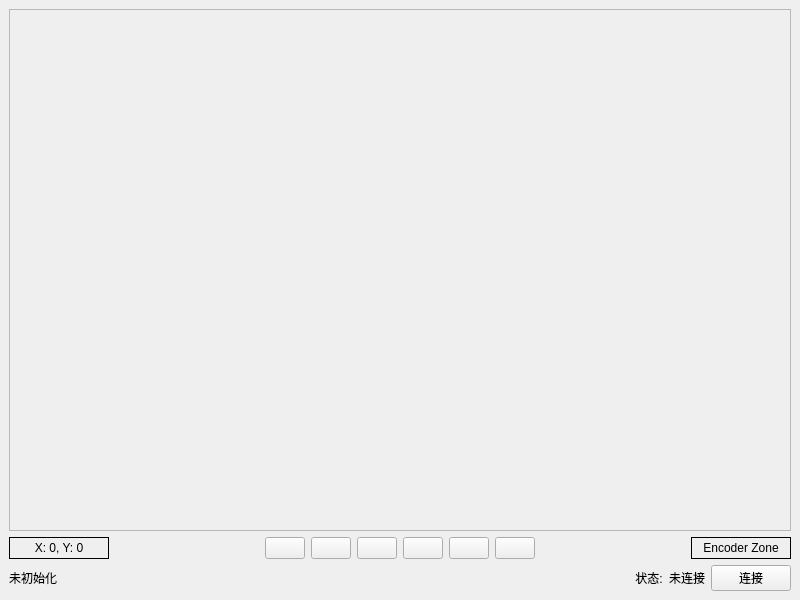
<?xml version="1.0" encoding="UTF-8"?>
<ui version="4.0">
 <class>MainWindow</class>
 <widget class="QMainWindow" name="MainWindow">
  <property name="geometry">
   <rect>
    <x>0</x>
    <y>0</y>
    <width>800</width>
    <height>600</height>
   </rect>
  </property>
  <property name="mouseTracking">
   <bool>true</bool>
  </property>
  <property name="tabletTracking">
   <bool>true</bool>
  </property>
  <property name="windowTitle">
   <string>Virtual LCD</string>
  </property>
  <widget class="QWidget" name="centralwidget">
   <layout class="QVBoxLayout" name="verticalLayout_2" stretch="1,0,0">
    <item>
     <widget class="QFrame" name="frame">
      <property name="mouseTracking">
       <bool>true</bool>
      </property>
      <property name="tabletTracking">
       <bool>true</bool>
      </property>
      <property name="frameShape">
       <enum>QFrame::StyledPanel</enum>
      </property>
      <property name="frameShadow">
       <enum>QFrame::Plain</enum>
      </property>
      <layout class="QVBoxLayout" name="verticalLayout">
       <item>
        <widget class="QLabel" name="labelImage">
         <property name="mouseTracking">
          <bool>true</bool>
         </property>
         <property name="tabletTracking">
          <bool>true</bool>
         </property>
         <property name="text">
          <string/>
         </property>
        </widget>
       </item>
      </layout>
     </widget>
    </item>
    <item>
     <layout class="QHBoxLayout" name="horizontalLayout_5">
      <item>
       <widget class="QLabel" name="labelPos">
        <property name="minimumSize">
         <size>
          <width>100</width>
          <height>0</height>
         </size>
        </property>
        <property name="frameShape">
         <enum>QFrame::Box</enum>
        </property>
        <property name="text">
         <string>X: 0, Y: 0</string>
        </property>
        <property name="alignment">
         <set>Qt::AlignCenter</set>
        </property>
       </widget>
      </item>
      <item>
       <spacer name="horizontalSpacer_3">
        <property name="orientation">
         <enum>Qt::Horizontal</enum>
        </property>
        <property name="sizeHint" stdset="0">
         <size>
          <width>40</width>
          <height>20</height>
         </size>
        </property>
       </spacer>
      </item>
      <item>
       <widget class="QPushButton" name="pushButton_0">
        <property name="maximumSize">
         <size>
          <width>60</width>
          <height>16777215</height>
         </size>
        </property>
        <property name="focusPolicy">
         <enum>Qt::NoFocus</enum>
        </property>
        <property name="text">
         <string/>
        </property>
       </widget>
      </item>
      <item>
       <widget class="QPushButton" name="pushButton_1">
        <property name="maximumSize">
         <size>
          <width>60</width>
          <height>16777215</height>
         </size>
        </property>
        <property name="focusPolicy">
         <enum>Qt::NoFocus</enum>
        </property>
        <property name="text">
         <string/>
        </property>
       </widget>
      </item>
      <item>
       <widget class="QPushButton" name="pushButton_2">
        <property name="maximumSize">
         <size>
          <width>60</width>
          <height>16777215</height>
         </size>
        </property>
        <property name="focusPolicy">
         <enum>Qt::NoFocus</enum>
        </property>
        <property name="text">
         <string/>
        </property>
       </widget>
      </item>
      <item>
       <widget class="QPushButton" name="pushButton_3">
        <property name="maximumSize">
         <size>
          <width>60</width>
          <height>16777215</height>
         </size>
        </property>
        <property name="focusPolicy">
         <enum>Qt::NoFocus</enum>
        </property>
        <property name="text">
         <string/>
        </property>
       </widget>
      </item>
      <item>
       <widget class="QPushButton" name="pushButton_4">
        <property name="maximumSize">
         <size>
          <width>60</width>
          <height>16777215</height>
         </size>
        </property>
        <property name="focusPolicy">
         <enum>Qt::NoFocus</enum>
        </property>
        <property name="text">
         <string/>
        </property>
       </widget>
      </item>
      <item>
       <widget class="QPushButton" name="pushButton_5">
        <property name="maximumSize">
         <size>
          <width>60</width>
          <height>16777215</height>
         </size>
        </property>
        <property name="focusPolicy">
         <enum>Qt::NoFocus</enum>
        </property>
        <property name="text">
         <string/>
        </property>
       </widget>
      </item>
      <item>
       <spacer name="horizontalSpacer_2">
        <property name="orientation">
         <enum>Qt::Horizontal</enum>
        </property>
        <property name="sizeHint" stdset="0">
         <size>
          <width>40</width>
          <height>20</height>
         </size>
        </property>
       </spacer>
      </item>
      <item>
       <widget class="QLabel" name="labelEncoder">
        <property name="minimumSize">
         <size>
          <width>100</width>
          <height>0</height>
         </size>
        </property>
        <property name="frameShape">
         <enum>QFrame::Box</enum>
        </property>
        <property name="text">
         <string>Encoder Zone</string>
        </property>
        <property name="alignment">
         <set>Qt::AlignCenter</set>
        </property>
       </widget>
      </item>
     </layout>
    </item>
    <item>
     <layout class="QHBoxLayout" name="horizontalLayout_4">
      <item>
       <widget class="QLabel" name="labelChannelInfo">
        <property name="text">
         <string>未初始化</string>
        </property>
        <property name="alignment">
         <set>Qt::AlignCenter</set>
        </property>
       </widget>
      </item>
      <item>
       <widget class="QLabel" name="labelSpeed">
        <property name="text">
         <string/>
        </property>
        <property name="alignment">
         <set>Qt::AlignCenter</set>
        </property>
       </widget>
      </item>
      <item>
       <spacer name="horizontalSpacer">
        <property name="orientation">
         <enum>Qt::Horizontal</enum>
        </property>
        <property name="sizeHint" stdset="0">
         <size>
          <width>40</width>
          <height>20</height>
         </size>
        </property>
       </spacer>
      </item>
      <item>
       <widget class="QLabel" name="label">
        <property name="text">
         <string>状态:</string>
        </property>
        <property name="alignment">
         <set>Qt::AlignCenter</set>
        </property>
       </widget>
      </item>
      <item>
       <widget class="QLabel" name="labelInfo">
        <property name="text">
         <string>未连接</string>
        </property>
       </widget>
      </item>
      <item>
       <widget class="QPushButton" name="pushButtonConnect">
        <property name="focusPolicy">
         <enum>Qt::NoFocus</enum>
        </property>
        <property name="text">
         <string>连接</string>
        </property>
       </widget>
      </item>
     </layout>
    </item>
   </layout>
  </widget>
 </widget>
 <resources/>
 <connections/>
</ui>
